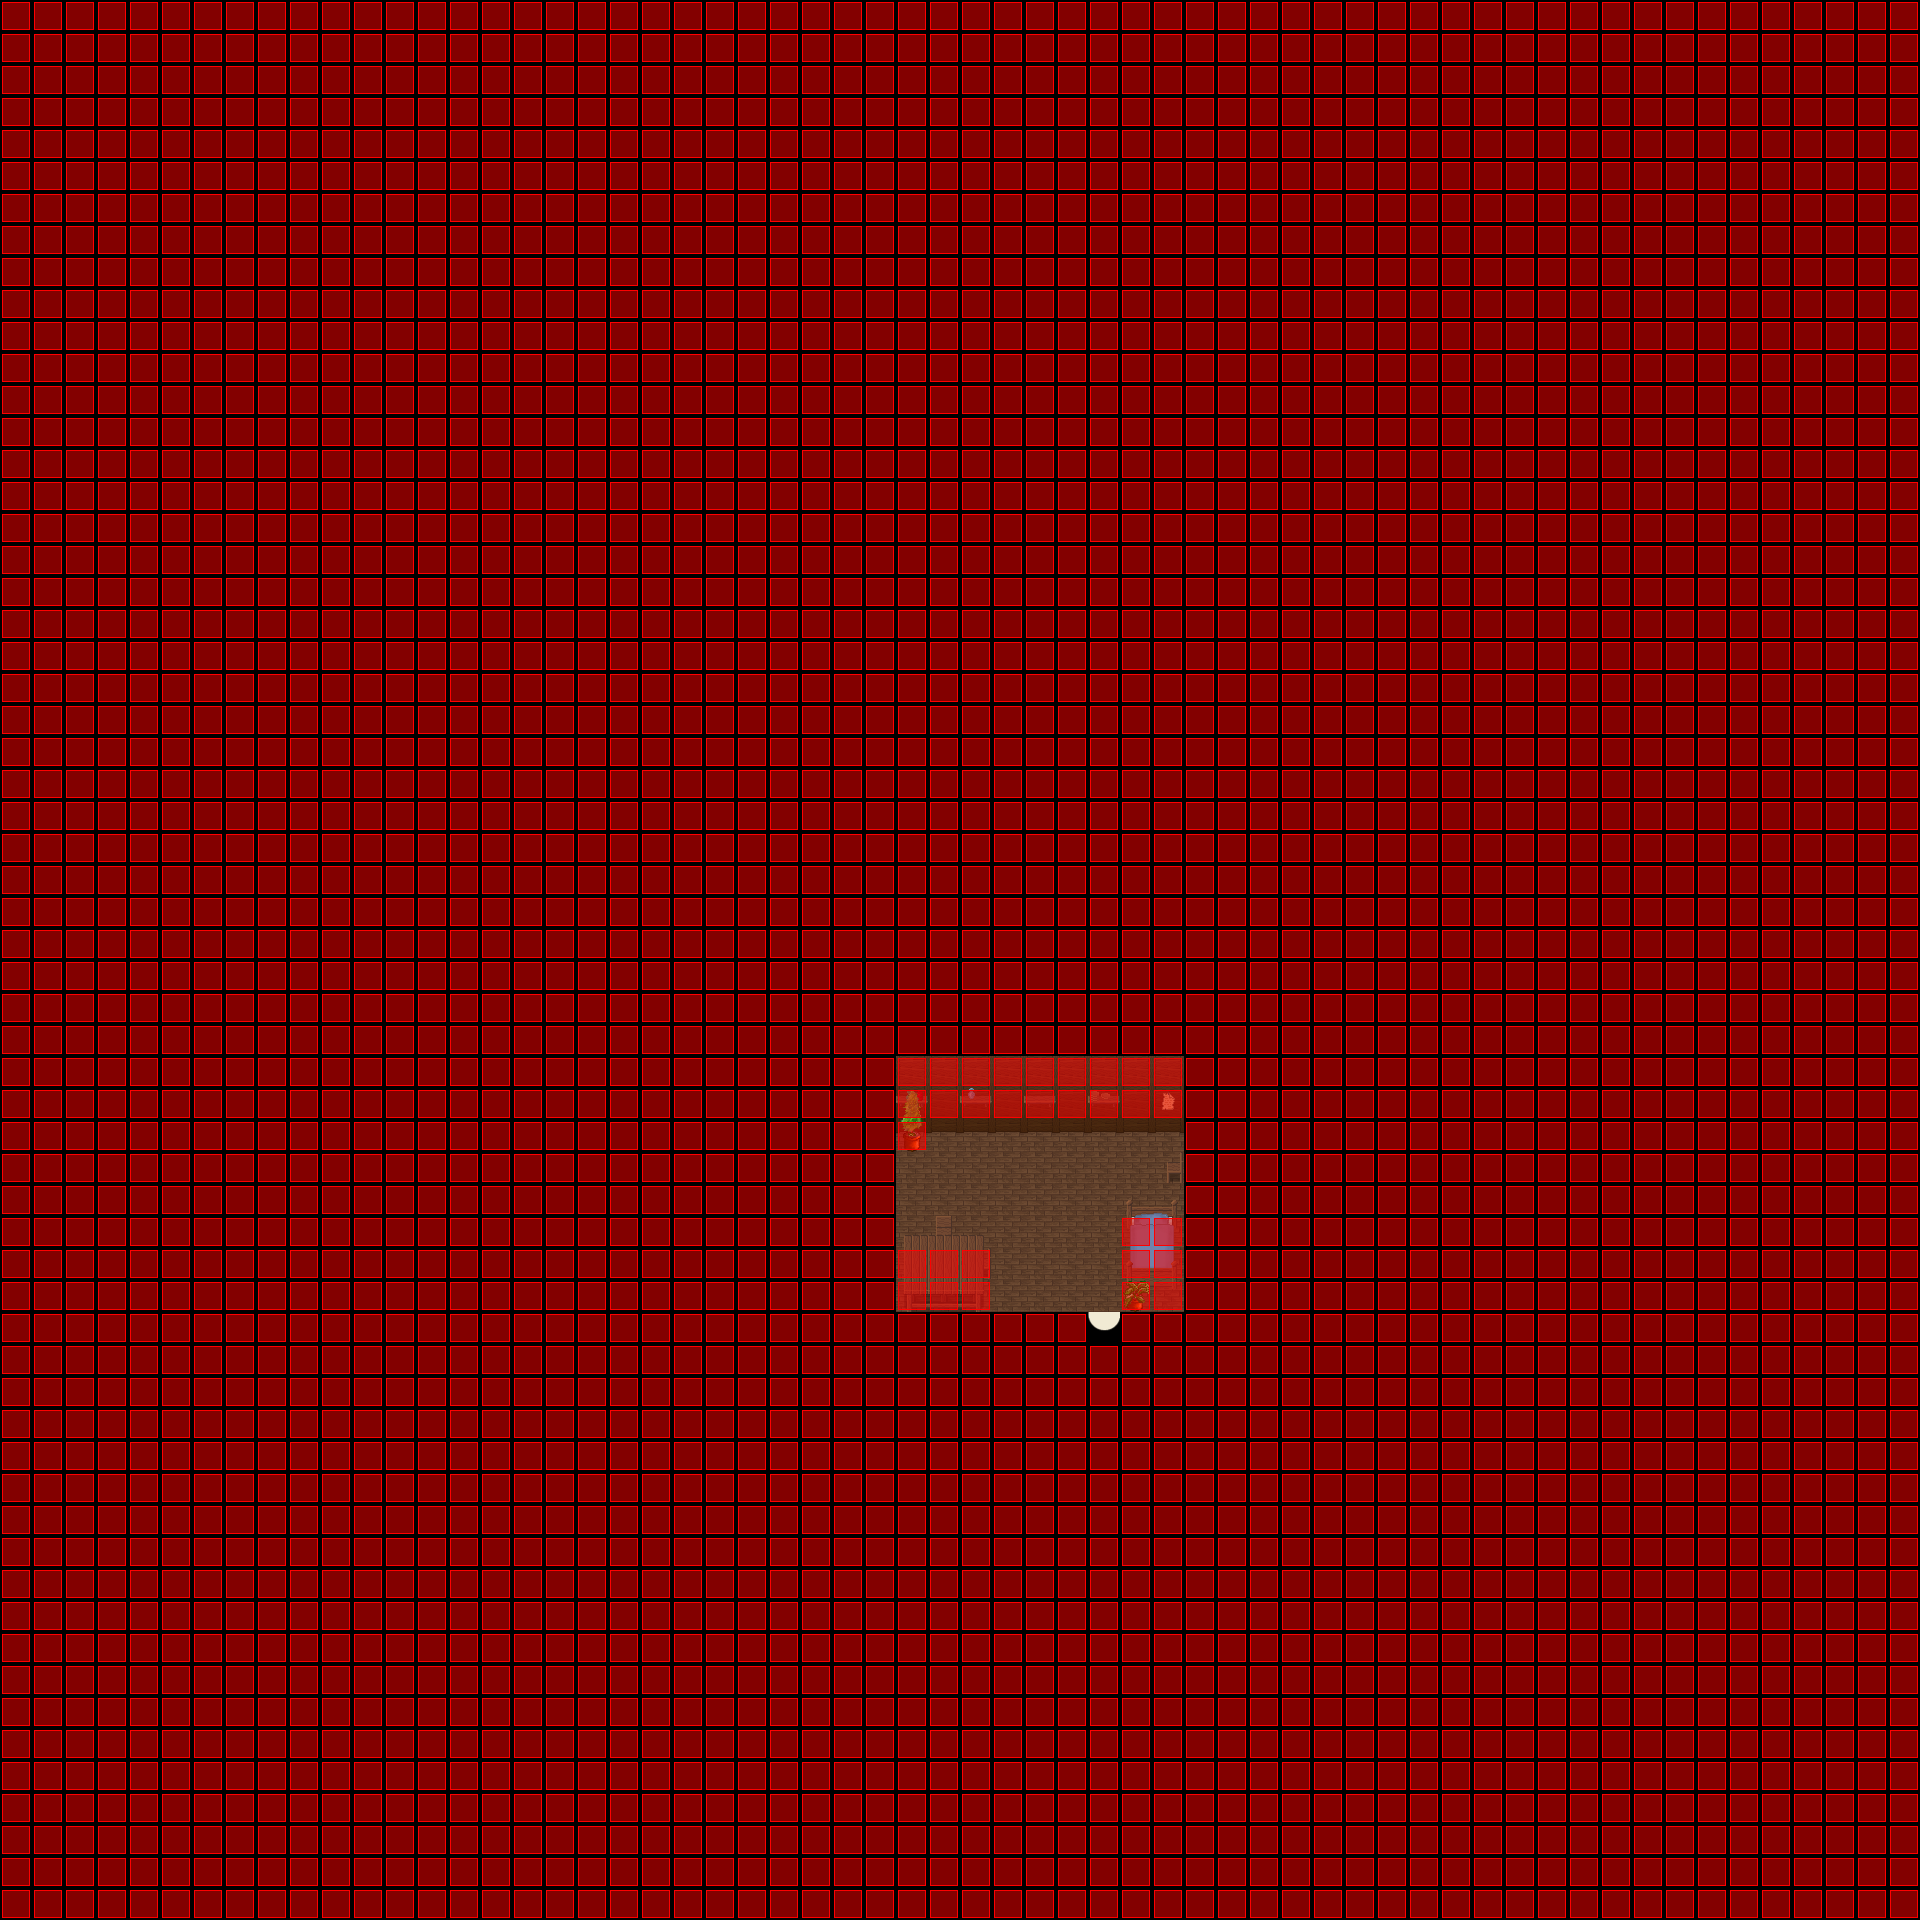

This game map was drawn from its Tiled (.tmx) file and the tilesets committed beside it. A one-line description and the trimmed map source follow:
An orthogonal 60x60 tile map with 32x32 px tiles, 7 tile layers (Ground, Ground, Ground, Ground, ...), 6 tilesets and 2 objects (SCRIPT, WARP).

<map version="1.0" orientation="orthogonal" width="60" height="60" tilewidth="32" tileheight="32">
 <properties>
  <property name="music" value="faith.ogg" />
 </properties>
 <tileset firstgid="1" name="collision1_32_32" tilewidth="32" tileheight="32">
  <image source="../graphics/tiles/collision1_32_32.png" width="1024" height="1024" />
 </tileset>
 <tileset firstgid="1025" name="indoor3_32_32" tilewidth="32" tileheight="32">
  <image source="../graphics/tiles/indoor3_32_32.png" width="1024" height="1024" />
 </tileset>
 <tileset firstgid="2049" name="indoor2_32_32" tilewidth="32" tileheight="32">
  <image source="../graphics/tiles/indoor2_32_32.png" width="1024" height="1024" />
 </tileset>
 <tileset firstgid="3073" name="indoor2_32_64" tilewidth="32" tileheight="64">
  <image source="../graphics/tiles/indoor2_32_64.png" width="1024" height="1024" />
 </tileset>
 <tileset firstgid="3585" name="indoor2_32_96" tilewidth="32" tileheight="96">
  <image source="../graphics/tiles/indoor2_32_96.png" width="1024" height="960" />
 </tileset>
 <tileset firstgid="3905" name="indoor1_32_64" tilewidth="32" tileheight="64">
  <image source="../graphics/tiles/indoor1_32_64.png" width="1024" height="1024" />
 </tileset>
 <layer name="Ground" width="60" height="60">
  <data>[3600 cells, 3600 non-empty, 3 distinct tile ids]</data>
 </layer>
 <layer name="Ground" width="60" height="60">
  <data>[3600 cells, 52 non-empty, 4 distinct tile ids]</data>
 </layer>
 <layer name="Ground" width="60" height="60">
  <data>[3600 cells, 21 non-empty, 21 distinct tile ids]</data>
 </layer>
 <layer name="Ground" width="60" height="60">
  <data>[3600 cells, 1 non-empty, 1 distinct tile ids]</data>
 </layer>
 <layer name="Fringe" width="60" height="60">
  <data>[3600 cells, 1 non-empty, 1 distinct tile ids]</data>
 </layer>
 <layer name="Over" width="60" height="60">
  <data>[3600 cells, 3 non-empty, 3 distinct tile ids]</data>
 </layer>
 <layer name="Collision" width="60" height="60">
  <data>[3600 cells, 3558 non-empty, 1 distinct tile ids]</data>
 </layer>
 <objectgroup name="Object" width="60" height="60">
  <object name="External Map Events" type="SCRIPT" x="0" y="0">
   <properties>
    <property name="FILENAME" value="scripts/maps/iw-nelaro-house18-o00-o00-o00.lua" />
   </properties>
  </object>
  <object name="Warp to city" type="WARP" x="1087" y="1311" width="32" height="32">
   <properties>
    <property name="DEST_MAP" value="ow-o0000-n0004-o0000" />
    <property name="DEST_X" value="4400" />
    <property name="DEST_Y" value="3952" />
   </properties>
  </object>
 </objectgroup>
</map>
